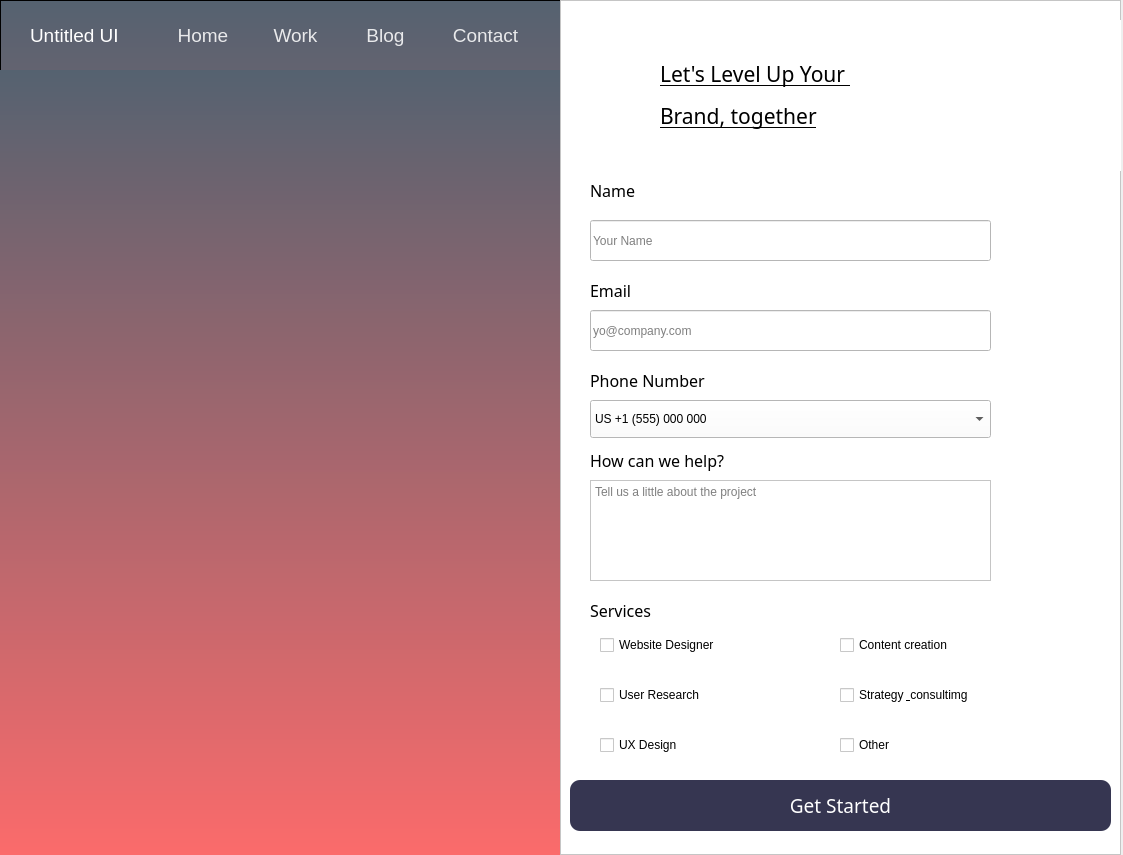
<?xml version="1.0" encoding="UTF-8"?>
<ui version="4.0">
 <class>signupform</class>
 <widget class="QWidget" name="signupform">
  <property name="geometry">
   <rect>
    <x>0</x>
    <y>0</y>
    <width>1123</width>
    <height>855</height>
   </rect>
  </property>
  <property name="font">
   <font>
    <family>Yu Gothic UI</family>
    <pointsize>14</pointsize>
   </font>
  </property>
  <property name="windowTitle">
   <string>Form</string>
  </property>
  <widget class="QFrame" name="frame_2">
   <property name="geometry">
    <rect>
     <x>0</x>
     <y>0</y>
     <width>561</width>
     <height>855</height>
    </rect>
   </property>
   <property name="styleSheet">
    <string notr="true">background-color: qlineargradient(spread:pad, x1:0, y1:0, x2:0, y2:1, stop:0 rgba(85, 98, 112, 255), stop:1 rgba(255, 107, 107, 255));

</string>
   </property>
   <property name="frameShape">
    <enum>QFrame::StyledPanel</enum>
   </property>
   <property name="frameShadow">
    <enum>QFrame::Raised</enum>
   </property>
   <widget class="QLabel" name="label_7">
    <property name="geometry">
     <rect>
      <x>30</x>
      <y>20</y>
      <width>121</width>
      <height>31</height>
     </rect>
    </property>
    <property name="font">
     <font>
      <family>Yu Gothic UI</family>
      <pointsize>14</pointsize>
     </font>
    </property>
    <property name="styleSheet">
     <string notr="true">color: rgb(255, 255, 255);
background-color:none;</string>
    </property>
    <property name="text">
     <string>Untitled UI</string>
    </property>
   </widget>
   <widget class="QLabel" name="label_8">
    <property name="geometry">
     <rect>
      <x>170</x>
      <y>20</y>
      <width>71</width>
      <height>31</height>
     </rect>
    </property>
    <property name="font">
     <font>
      <family>Yu Gothic UI</family>
      <pointsize>14</pointsize>
     </font>
    </property>
    <property name="styleSheet">
     <string notr="true">color: rgb(255, 255, 255, 220);
background-color:none;</string>
    </property>
    <property name="text">
     <string>&lt;html&gt;&lt;head/&gt;&lt;body&gt;&lt;p align=&quot;center&quot;&gt;Home &lt;/p&gt;&lt;/body&gt;&lt;/html&gt;</string>
    </property>
   </widget>
   <widget class="QLabel" name="label_9">
    <property name="geometry">
     <rect>
      <x>260</x>
      <y>20</y>
      <width>71</width>
      <height>31</height>
     </rect>
    </property>
    <property name="font">
     <font>
      <family>Yu Gothic UI</family>
      <pointsize>14</pointsize>
     </font>
    </property>
    <property name="styleSheet">
     <string notr="true">color: rgb(255, 255, 255, 220);
background-color:none;</string>
    </property>
    <property name="text">
     <string>&lt;html&gt;&lt;head/&gt;&lt;body&gt;&lt;p align=&quot;center&quot;&gt;Work&lt;/p&gt;&lt;/body&gt;&lt;/html&gt;</string>
    </property>
   </widget>
   <widget class="QLabel" name="label_10">
    <property name="geometry">
     <rect>
      <x>350</x>
      <y>20</y>
      <width>71</width>
      <height>31</height>
     </rect>
    </property>
    <property name="font">
     <font>
      <family>Yu Gothic UI</family>
      <pointsize>14</pointsize>
     </font>
    </property>
    <property name="styleSheet">
     <string notr="true">color: rgb(255, 255, 255, 220);
background-color:none;</string>
    </property>
    <property name="text">
     <string>&lt;html&gt;&lt;head/&gt;&lt;body&gt;&lt;p align=&quot;center&quot;&gt;Blog&lt;/p&gt;&lt;/body&gt;&lt;/html&gt;</string>
    </property>
   </widget>
   <widget class="QLabel" name="label_11">
    <property name="geometry">
     <rect>
      <x>440</x>
      <y>20</y>
      <width>91</width>
      <height>31</height>
     </rect>
    </property>
    <property name="font">
     <font>
      <family>Yu Gothic UI</family>
      <pointsize>14</pointsize>
     </font>
    </property>
    <property name="styleSheet">
     <string notr="true">color: rgb(255, 255, 255, 220);
background-color:none;</string>
    </property>
    <property name="text">
     <string>&lt;html&gt;&lt;head/&gt;&lt;body&gt;&lt;p align=&quot;center&quot;&gt;Contact&lt;/p&gt;&lt;/body&gt;&lt;/html&gt;</string>
    </property>
   </widget>
   <widget class="QLabel" name="label_12">
    <property name="geometry">
     <rect>
      <x>0</x>
      <y>70</y>
      <width>561</width>
      <height>801</height>
     </rect>
    </property>
    <property name="autoFillBackground">
     <bool>false</bool>
    </property>
    <property name="text">
     <string/>
    </property>
    <property name="pixmap">
     <pixmap>../Static/pexels-mnm-zameer-3308588.jpg</pixmap>
    </property>
    <property name="scaledContents">
     <bool>true</bool>
    </property>
   </widget>
  </widget>
  <widget class="QFrame" name="frame">
   <property name="geometry">
    <rect>
     <x>560</x>
     <y>0</y>
     <width>561</width>
     <height>855</height>
    </rect>
   </property>
   <property name="styleSheet">
    <string notr="true">background-color: white;</string>
   </property>
   <property name="frameShape">
    <enum>QFrame::StyledPanel</enum>
   </property>
   <property name="frameShadow">
    <enum>QFrame::Plain</enum>
   </property>
   <widget class="QLabel" name="label">
    <property name="geometry">
     <rect>
      <x>100</x>
      <y>20</y>
      <width>481</width>
      <height>151</height>
     </rect>
    </property>
    <property name="font">
     <font>
      <family>Segoe UI Variable Small Light</family>
      <pointsize>16</pointsize>
      <weight>50</weight>
      <italic>false</italic>
      <bold>false</bold>
      <underline>true</underline>
     </font>
    </property>
    <property name="text">
     <string>&lt;html&gt;&lt;head/&gt;&lt;body&gt;&lt;p&gt;Let's Level Up Your &lt;/p&gt;&lt;p&gt;Brand, together&lt;/p&gt;&lt;/body&gt;&lt;/html&gt;</string>
    </property>
   </widget>
   <widget class="QPushButton" name="send_to_hover">
    <property name="enabled">
     <bool>true</bool>
    </property>
    <property name="geometry">
     <rect>
      <x>10</x>
      <y>780</y>
      <width>541</width>
      <height>51</height>
     </rect>
    </property>
    <property name="font">
     <font>
      <family>Segoe UI Variable Text Light</family>
      <pointsize>14</pointsize>
      <weight>50</weight>
      <bold>false</bold>
     </font>
    </property>
    <property name="cursor">
     <cursorShape>PointingHandCursor</cursorShape>
    </property>
    <property name="styleSheet">
     <string notr="true">border-radius:10px;
background-color: rgb(54, 54, 81);
color:white;</string>
    </property>
    <property name="text">
     <string>Get Started</string>
    </property>
   </widget>
   <widget class="QLineEdit" name="lineEdit">
    <property name="geometry">
     <rect>
      <x>30</x>
      <y>220</y>
      <width>401</width>
      <height>41</height>
     </rect>
    </property>
    <property name="text">
     <string/>
    </property>
    <property name="placeholderText">
     <string>Your Name</string>
    </property>
   </widget>
   <widget class="QLineEdit" name="lineEdit_2">
    <property name="geometry">
     <rect>
      <x>30</x>
      <y>310</y>
      <width>401</width>
      <height>41</height>
     </rect>
    </property>
    <property name="text">
     <string/>
    </property>
    <property name="placeholderText">
     <string>yo@company.com</string>
    </property>
   </widget>
   <widget class="QLabel" name="label_2">
    <property name="geometry">
     <rect>
      <x>30</x>
      <y>600</y>
      <width>81</width>
      <height>21</height>
     </rect>
    </property>
    <property name="font">
     <font>
      <family>Microsoft JhengHei</family>
      <pointsize>12</pointsize>
      <weight>50</weight>
      <italic>false</italic>
      <bold>false</bold>
     </font>
    </property>
    <property name="styleSheet">
     <string notr="true">font: 12pt &quot;Microsoft JhengHei&quot;;</string>
    </property>
    <property name="text">
     <string>Services</string>
    </property>
   </widget>
   <widget class="QTextEdit" name="textEdit_2">
    <property name="geometry">
     <rect>
      <x>30</x>
      <y>480</y>
      <width>401</width>
      <height>101</height>
     </rect>
    </property>
    <property name="frameShadow">
     <enum>QFrame::Raised</enum>
    </property>
    <property name="midLineWidth">
     <number>10</number>
    </property>
    <property name="html">
     <string>&lt;!DOCTYPE HTML PUBLIC &quot;-//W3C//DTD HTML 4.0//EN&quot; &quot;http://www.w3.org/TR/REC-html40/strict.dtd&quot;&gt;
&lt;html&gt;&lt;head&gt;&lt;meta name=&quot;qrichtext&quot; content=&quot;1&quot; /&gt;&lt;style type=&quot;text/css&quot;&gt;
p, li { white-space: pre-wrap; }
&lt;/style&gt;&lt;/head&gt;&lt;body style=&quot; font-family:'MS Shell Dlg 2'; font-size:7.8pt; font-weight:400; font-style:normal;&quot;&gt;
&lt;p style=&quot;-qt-paragraph-type:empty; margin-top:0px; margin-bottom:0px; margin-left:0px; margin-right:0px; -qt-block-indent:0; text-indent:0px;&quot;&gt;&lt;br /&gt;&lt;/p&gt;&lt;/body&gt;&lt;/html&gt;</string>
    </property>
    <property name="placeholderText">
     <string>Tell us a little about the project</string>
    </property>
   </widget>
   <widget class="QLabel" name="label_3">
    <property name="geometry">
     <rect>
      <x>30</x>
      <y>450</y>
      <width>171</width>
      <height>21</height>
     </rect>
    </property>
    <property name="font">
     <font>
      <family>Microsoft JhengHei</family>
      <pointsize>12</pointsize>
      <weight>50</weight>
      <italic>false</italic>
      <bold>false</bold>
     </font>
    </property>
    <property name="styleSheet">
     <string notr="true">font: 12pt &quot;Microsoft JhengHei&quot;;</string>
    </property>
    <property name="text">
     <string>How can we help?</string>
    </property>
   </widget>
   <widget class="QLabel" name="label_4">
    <property name="geometry">
     <rect>
      <x>30</x>
      <y>370</y>
      <width>171</width>
      <height>21</height>
     </rect>
    </property>
    <property name="font">
     <font>
      <family>Microsoft JhengHei</family>
      <pointsize>12</pointsize>
      <weight>50</weight>
      <italic>false</italic>
      <bold>false</bold>
     </font>
    </property>
    <property name="styleSheet">
     <string notr="true">font: 12pt &quot;Microsoft JhengHei&quot;;</string>
    </property>
    <property name="text">
     <string>Phone Number</string>
    </property>
   </widget>
   <widget class="QLabel" name="label_5">
    <property name="geometry">
     <rect>
      <x>30</x>
      <y>280</y>
      <width>171</width>
      <height>21</height>
     </rect>
    </property>
    <property name="font">
     <font>
      <family>Microsoft JhengHei</family>
      <pointsize>12</pointsize>
      <weight>50</weight>
      <italic>false</italic>
      <bold>false</bold>
     </font>
    </property>
    <property name="styleSheet">
     <string notr="true">font: 12pt &quot;Microsoft JhengHei&quot;;</string>
    </property>
    <property name="text">
     <string>Email</string>
    </property>
   </widget>
   <widget class="QLabel" name="label_6">
    <property name="geometry">
     <rect>
      <x>30</x>
      <y>180</y>
      <width>171</width>
      <height>21</height>
     </rect>
    </property>
    <property name="font">
     <font>
      <family>Microsoft JhengHei</family>
      <pointsize>12</pointsize>
      <weight>50</weight>
      <italic>false</italic>
      <bold>false</bold>
     </font>
    </property>
    <property name="styleSheet">
     <string notr="true">font: 12pt &quot;Microsoft JhengHei&quot;;</string>
    </property>
    <property name="text">
     <string>Name</string>
    </property>
   </widget>
   <widget class="QCheckBox" name="checkBox">
    <property name="geometry">
     <rect>
      <x>40</x>
      <y>635</y>
      <width>201</width>
      <height>20</height>
     </rect>
    </property>
    <property name="styleSheet">
     <string notr="true">font: 10pt &quot;Microsoft JhengHei&quot;;</string>
    </property>
    <property name="text">
     <string>Website Designer</string>
    </property>
   </widget>
   <widget class="QCheckBox" name="checkBox_2">
    <property name="geometry">
     <rect>
      <x>40</x>
      <y>735</y>
      <width>131</width>
      <height>20</height>
     </rect>
    </property>
    <property name="styleSheet">
     <string notr="true">font: 10pt &quot;Microsoft JhengHei&quot;;</string>
    </property>
    <property name="text">
     <string>UX Design</string>
    </property>
   </widget>
   <widget class="QCheckBox" name="checkBox_3">
    <property name="geometry">
     <rect>
      <x>40</x>
      <y>685</y>
      <width>151</width>
      <height>20</height>
     </rect>
    </property>
    <property name="styleSheet">
     <string notr="true">font: 10pt &quot;Microsoft JhengHei&quot;;</string>
    </property>
    <property name="text">
     <string>User Research</string>
    </property>
   </widget>
   <widget class="QCheckBox" name="checkBox_4">
    <property name="geometry">
     <rect>
      <x>280</x>
      <y>635</y>
      <width>171</width>
      <height>20</height>
     </rect>
    </property>
    <property name="styleSheet">
     <string notr="true">font: 10pt &quot;Microsoft JhengHei&quot;;</string>
    </property>
    <property name="text">
     <string>Content creation</string>
    </property>
   </widget>
   <widget class="QCheckBox" name="checkBox_5">
    <property name="geometry">
     <rect>
      <x>280</x>
      <y>685</y>
      <width>201</width>
      <height>20</height>
     </rect>
    </property>
    <property name="styleSheet">
     <string notr="true">font: 10pt &quot;Microsoft JhengHei&quot;;</string>
    </property>
    <property name="text">
     <string>Strategy &amp; consultimg</string>
    </property>
   </widget>
   <widget class="QCheckBox" name="checkBox_6">
    <property name="geometry">
     <rect>
      <x>280</x>
      <y>735</y>
      <width>131</width>
      <height>20</height>
     </rect>
    </property>
    <property name="styleSheet">
     <string notr="true">font: 10pt &quot;Microsoft JhengHei&quot;;</string>
    </property>
    <property name="text">
     <string>Other</string>
    </property>
   </widget>
   <widget class="QComboBox" name="comboBox">
    <property name="geometry">
     <rect>
      <x>30</x>
      <y>400</y>
      <width>401</width>
      <height>38</height>
     </rect>
    </property>
    <item>
     <property name="text">
      <string>US +1 (555) 000 000</string>
     </property>
    </item>
    <item>
     <property name="text">
      <string>CIV +225 (01) 000 000 00</string>
     </property>
    </item>
   </widget>
   <widget class="QLabel" name="label_13">
    <property name="geometry">
     <rect>
      <x>50</x>
      <y>50</y>
      <width>41</width>
      <height>51</height>
     </rect>
    </property>
    <property name="styleSheet">
     <string notr="true">image: url(:/images/Static/right-arrow-vector-icon-black-symbol-navigation-163301987-removebg-preview.png);</string>
    </property>
    <property name="text">
     <string/>
    </property>
    <property name="scaledContents">
     <bool>true</bool>
    </property>
   </widget>
  </widget>
 </widget>
 <resources>
  <include location="../resources4.qrc"/>
 </resources>
 <connections/>
</ui>
